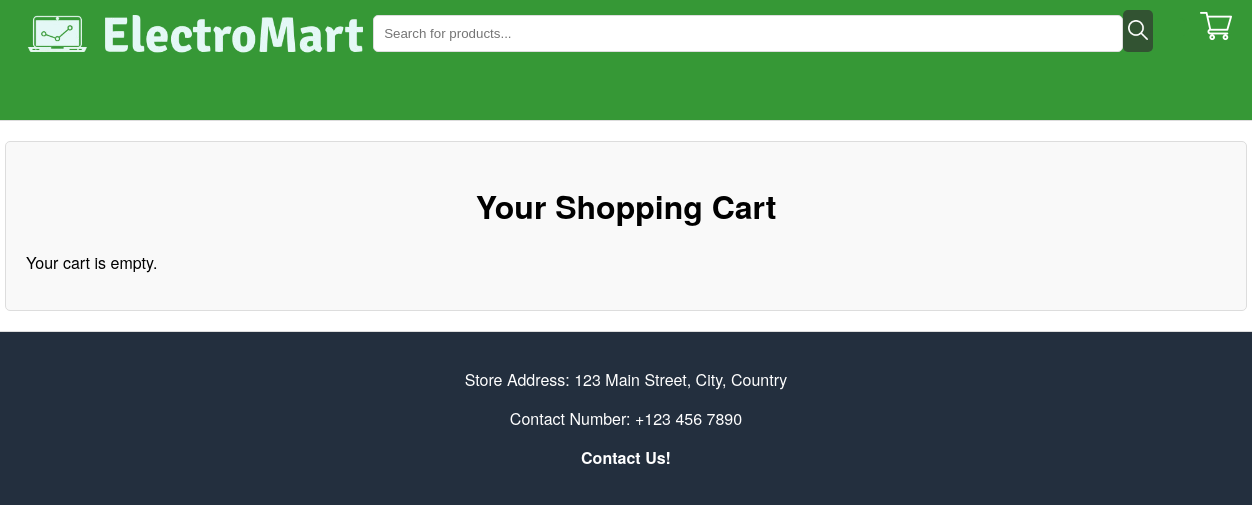
/cartpage.php (signed in), run on an earlier commit of the app's database.
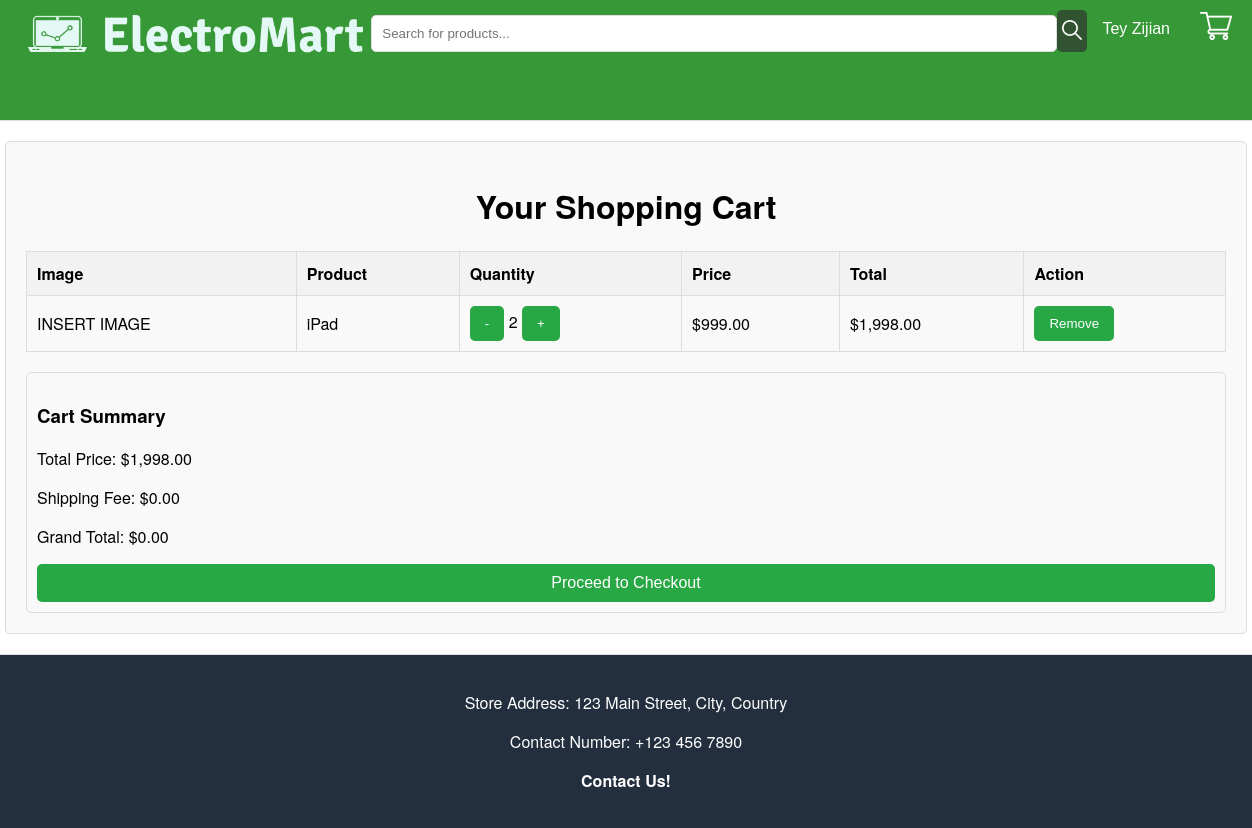
And on a later commit of the database.
### tables this page shows
CREATE TABLE `cart` (
  `cart_item_id` int(11) NOT NULL,
  `user_id` int(11) DEFAULT NULL,
  `product_id` int(11) DEFAULT NULL,
  `quantity` int(11) NOT NULL
);

CREATE TABLE `products` (
  `product_id` int(11) NOT NULL,
  `name` varchar(100) NOT NULL,
  `description` text DEFAULT NULL,
  `price` decimal(10,2) NOT NULL,
  `stock_quantity` int(11) NOT NULL,
  `category_id` int(11) DEFAULT NULL,
  `image_url` varchar(255) DEFAULT NULL
);

### cartpage.php (the view, shortened to what this page needs)
<?php
$conn = new mysqli('localhost', 'root', '', 'project');
$user_email = $_SESSION['user_email'];
$sql = "SELECT user_id FROM Users WHERE email = ?";
$stmt = $conn->prepare($sql);
$stmt->bind_param("s", $user_email);
$stmt->execute();
$stmt->bind_result($user_id);
$sql = "SELECT Cart.product_id, Cart.quantity, Products.name, Products.price
        FROM Cart JOIN Products ON Cart.product_id = Products.product_id
        WHERE Cart.user_id = ?";
$stmt = $conn->prepare($sql);
$stmt->bind_param("i", $user_id);
$stmt->execute();
$result = $stmt->get_result();
$total_price = 0;
?>
<!DOCTYPE html>
<html lang="en">
<head>
    <link rel="stylesheet" href="styles.css">
</head>
<body>
<header>
    <a href="index.php"><img src="images/store_logo.png" class="store_logo" alt="Store Logo"></a>
    <form class="search-container" method="GET" action="index.php">
        <input type="text" class="search-bar" name="search" placeholder="Search for products...">
        <button type="submit" class="search-button">
            <img src="images/magnifying_glass_icon.png" alt="Search" class="search-icon">
        </button>
    </form>
    <div class="buttons">
        <?php if (isset($_SESSION['user_email'])): ?>
            <div class="dropdown">
                <button onclick="toggleDropdown()" class="dropbtn"><?= htmlspecialchars($_SESSION['user_name']) ?></button>
            </div>
            <a href="cartpage.php" class="cart-container">
                <img src="images/cart_icon.png" alt="Cart" class="cart-icon" style="width: 32px; height: 32px;">
            </a>
        <?php else: ?>
            <a href="loginpage.html"><button>Login</button></a>
            <a href="signup_page.php"><button>Sign Up</button></a>
        <?php endif; ?>
    </div>
</header>
<div class="container">
    <h1>Your Shopping Cart</h1>
    <?php if ($result->num_rows > 0): ?>
        <table>
        <thead>
            <tr>
                <th>Image</th>
                <th>Product</th>
                <th>Quantity</th>
                <th>Price</th>
                <th>Total</th>
                <th>Action</th>
            </tr>
        </thead>
        <tbody id="cart-items">
            <?php while ($row = $result->fetch_assoc()):
                $subtotal = $row['price'] * $row['quantity'];
                $total_price += $subtotal;
            ?>
            <tr>
                <td>INSERT IMAGE</td>
                <td><?php echo htmlspecialchars($row['name']); ?></td>
                <td>
                    <form method="POST" action="cartpage.php" style="display: inline;">
                        <button type="submit" name="quantity" value="<?php echo $row['quantity'] - 1; ?>">-</button>
                        <?php echo htmlspecialchars($row['quantity']); ?>
                        <button type="submit" name="quantity" value="<?php echo $row['quantity'] + 1; ?>">+</button>
                    </form>
                </td>
                <td>$<?php echo number_format($row['price'], 2); ?></td>
                <td>$<?php echo number_format($subtotal, 2); ?></td>
                <td>
                    <form method="POST" action="cartpage.php" style="display: inline;">
                        <button type="submit" name="remove" value="1">Remove</button>
                    </form>
                </td>
            </tr>
            <?php endwhile; ?>
            </tbody>
        </table>
        <div class="summary">
            <h3>Cart Summary</h3>
            <p id="total-price">Total Price: $<?php echo number_format($total_price, 2); ?></p>
            <p id="shipping-fee">Shipping Fee: $0.00</p>
            <p id="grand-total">Grand Total: $0.00</p>
            <form method="POST" action="checkoutpage.php">
                <button class="checkout-btn" id="checkout-btn" type="submit">Proceed to Checkout</button>
            </form>
        </div>
    <?php else: ?>
        <p>Your cart is empty.</p>
    <?php endif; ?>
</div>
<footer>
    <p>Store Address: 123 Main Street, City, Country</p>
    <p>Contact Number: +123 456 7890</p>
    <p><a href="contactpage.php">Contact Us!</a></p>
</footer>
</body>
</html>

### styles.css (style rules this page uses)
html, body { height: auto; margin: 0; display: flex; flex-direction: column; font-family: 'Helvetica Neue', Arial, sans-serif; padding: 0; }
header { display: flex; justify-content: space-between; align-items: flex-start; padding: 10px 20px; background-color: #369836; border-bottom: 1px solid #ddd; min-height: 100px; }
header .buttons { display: flex; gap: 15px; }
header .buttons button { padding: 10px 15px; background-color: #369836; color: white; border: none; border-radius: 5px; cursor: pointer; transition: background-color 0.3s ease, transform 0.2s ease; font-size: 16px; }
header .buttons a { text-decoration: none; }
.store_logo { height: 50px; }
.search-container { flex-grow: 1; display: flex; justify-content: center; }
.search-bar { width: 100%; max-width: 750px; padding: 10px; border: 1px solid #ddd; border-radius: 5px; box-sizing: border-box; }
.search-button { background-color: #325332; padding: 5px; border-radius: 5px; transition: background-color 0.3s ease; }
.search-icon { width: 20px; height: 20px; }
.cart-icon { width: 20px; height: 20px; }
.cart-container { position: relative; display: inline-block; }
.container { width: 1200px; margin: 20px auto; padding: 20px; background-color: #f9f9f9; border-radius: 5px; border: 1px solid #ddd; }
h1 { text-align: center; }
table { width: 100%; border-collapse: collapse; margin-top: 20px; }
table, th, td { border: 1px solid #ddd; }
th, td { padding: 10px; text-align: left; }
th { background-color: #f2f2f2; }
.summary { margin-top: 20px; padding: 10px; border: 1px solid #ddd; border-radius: 5px; }
.checkout-btn { display: block; width: 100%; padding: 10px; background-color: #28a745; color: white; border: none; border-radius: 5px; cursor: pointer; font-size: 16px; text-align: center; }
input[type="text"], input[type="number"] { width: 100%; padding: 10px; margin-top: 5px; border: 1px solid #ddd; border-radius: 5px; }
button { padding: 10px 15px; background-color: #28a745; color: white; border: none; border-radius: 5px; cursor: pointer; }
footer { text-align: center; padding: 20px; background-color: #232F3E; color: #FFFFFF; border-top: 1px solid #ddd; margin-top: auto; }
footer a { color: #FFFFFF; text-decoration: none; font-weight: bold; padding: 5px 10px; border-radius: 5px; }

### cartpage.php (style rules this page uses)
.dropdown { position: relative; display: inline-block; }
.dropbtn { padding: 10px 15px; background-color: #369836; color: white; border: none; border-radius: 5px; cursor: pointer; font-size: 16px; }
.cart-container { position: relative; display: inline-block; }

What changed in the data, as far as the page shows it:
added cart: product.name "iPad", quantity "2", product.price "999.00", subtotal "1,998.00"
Also different on the page:
$_SESSION['user_name']: (not shown) → "Tey Zijian"
$total_price: (not shown) → "1,998.00"
text no longer shown: "Your cart is empty."
text now shown: "Image Product Quantity Price Total Action Cart Summary Total Price: $ Shipping Fee: $0.00 Grand Total: $0.00 Proceed to Checkout"
